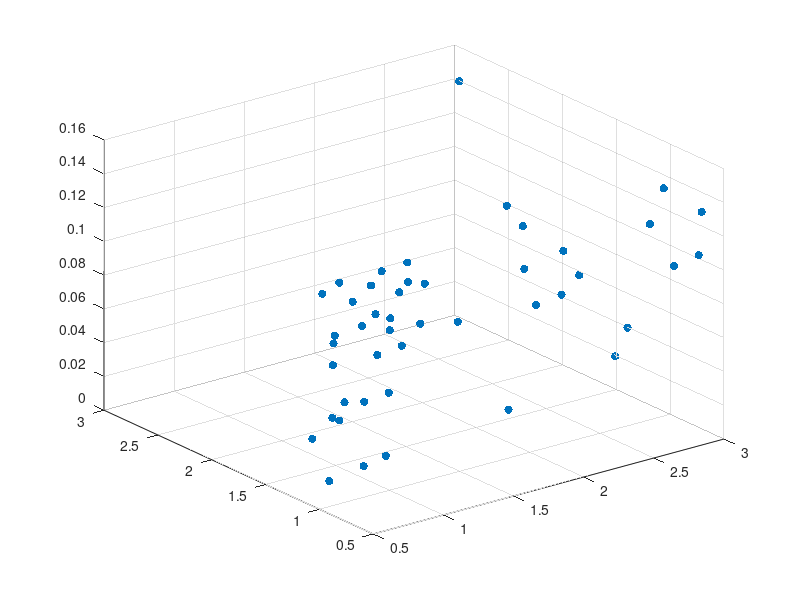

Reproduce this figure in MATLAB. (Note: this script raises an error after producing the figure.)

load vaf_data_summary.mat
%%
scatter3(repelem([0.5,0.8,1,2,3],9),cmro2mat(:),repmat(ca1,5,1),'filled')

%% improve plot 1
figure(101);
for time_points = 1:5
    [R,p] = corr(cmro2mat(:,time_points),ca1);
    ca1_r(time_points) = R;
    x_line = min(cmro2mat(:,time_points)):0.01:max(cmro2mat(:,time_points));
    mdl_temp = fitlm(cmro2mat(:,time_points),ca1);
    intersection = mdl_temp.Coefficients{1,1};
    slope = mdl_temp.Coefficients{2,1};
    y_pred = x_line*slope+intersection;

    ax(time_points) = subplot(5,1,time_points);
    scatter(cmro2mat(:,time_points),ca1,'r','filled')
    hold on
    plot(x_line,y_pred,'r')
    hold off
    legend(['R=',num2str(R), (p<0.05)*'*'])
    set(gca,'fontsize',14)
end
linkaxes(ax,'x')
xlabel('time post ROSC(min)')
ylabel('Damaged Cells 2-hr postROSC(%)')
sgtitle('CA1')
set(gcf,'color','w')

figure(102);
for time_points = 1:5
    [R,p] = corr(cmro2mat(:,time_points),ca3);
    ca3_r(time_points) = R;
    x_line = min(cmro2mat(:,time_points)):0.01:max(cmro2mat(:,time_points));
    mdl_temp = fitlm(cmro2mat(:,time_points),ca3);
    intersection = mdl_temp.Coefficients{1,1};
    slope = mdl_temp.Coefficients{2,1};
    y_pred = x_line*slope+intersection;

    ax(time_points) = subplot(5,1,time_points);
    scatter(cmro2mat(:,time_points),ca3,'b','filled')
    hold on
    plot(x_line,y_pred,'b')
    hold off
    legend(['R=',num2str(R), (p<0.05)*'*'])
    set(gca,'fontsize',14)
end
linkaxes(ax,'x')
xlabel('time post ROSC(min)')
ylabel('Damaged Cells 2-hr postROSC(%)')
sgtitle('CA3')
set(gcf,'color','w')
%% improve plot 2
figure(103);
for time_points= 1:5
mdl_temp_ca1 = fitlm(cmro2mat(:,time_points),ca1);
intersectionca1 = mdl_temp_ca1.Coefficients{1,1};
slopeca1 = mdl_temp_ca1.Coefficients{2,1};
mdl_temp_ca3 = fitlm(cmro2mat(:,time_points),ca3);
intersectionca3 = mdl_temp_ca3.Coefficients{1,1};

ca1significant = mdl_temp_ca1.Coefficients{2,4}<0.05;
ca3significant = mdl_temp_ca3.Coefficients{2,4}<0.05;

slopeca3 = mdl_temp_ca3.Coefficients{2,1};
x_line = min(cmro2mat(:,time_points)):0.01:max(cmro2mat(:,time_points));
y_predca1 = x_line*slopeca1+intersectionca1;
y_predca3 = x_line*slopeca3+intersectionca3;
ax(time_points) = subplot(5,1,time_points);
scatter(cmro2mat(:,time_points),ca1,'r','filled','DisplayName','CA1')
hold on
scatter(cmro2mat(:,time_points),ca3,'b','filled','DisplayName','CA3')
plot(x_line,y_predca1,'r','DisplayName',['slope=',num2str(intersectionca1) ...
    , ca1significant*'*'])
plot(x_line,y_predca3,'b','DisplayName',['slope=',num2str(intersectionca3) ...
    , ca3significant*'*'])
legend
set(gca,'fontsize',14)
hold off
end
linkaxes(ax,'x')
xlabel('time post ROSC(min)')
ylabel('Damaged Cells 2-hr postROSC(%)')
set(gcf,'color','w')

%% Model set up

% Assuming you have X, Y, and Z data points for your scatter plot
T = repelem([0.5,0.8,1,2,3],9)';
Y = cmro2mat(:);
Z1 = repmat(ca1,5,1);
Z2 = repmat(ca3,5,1);
SFICMRO2_array = sficmro2mat(:);
% Construct the design matrix for GLM (same as original)
%X_matrix = [ones(size(T)) T Y SFICMRO2_array];
X_matrix = [ones(size(T)) T Y T.*Y SFICMRO2_array ];

%% dAIC score
distribution = 'normal'; % Options: 'normal', 'binomial', 'poisson', etc.
linkFunction = 'log'; % Options depend on the distribution
variableNames = {'intersections','Time','CMRO2','Time*CMRO2','CBF/CMRO2'};
Delta_AIC(X_matrix(:,2:end),Z1, distribution, linkFunction,variableNames(2:end))
Delta_AIC(X_matrix(:,2:end),Z2, distribution, linkFunction,variableNames(2:end))

%% 3D raw overlay

SFICMRO2_mat = vaf_summary_table{:,["SFICMRO205MinPostROSC",...
    "SFICMRO208MinPostROSC","SFICMRO21MinPostROSC","SFICMRO22MinPostROSC",...
    "SFICMRO23MinPostROSC"]};%adding CBF/CMRO2 in model
SFICMRO2_array = SFICMRO2_mat(:);

figure(104)
hold on
scatter3(T,Y,Z1,'blue','filled')
scatter3(T,Y,Z2,'red','filled')
hold off
grid on
legend('CA1','CA3')
xlabel('Time(min)');
ylabel('CMRO2(unit)');
zlabel('Damaged Cells 2-hr postROSC (%)');
title('Raw 3D Plot');
set(gca,'fontsize',14)
set(gcf,'color','w')


%% single model fit
% Perform GLM regression with log link function
% We use 'glmfit' function with 'link', 'log' for the log link function
[b1,dev1,stats1] = glmfit(X_matrix(:, 2:end), Z1, 'normal', 'link', 'log');
[b2,dev2,stats2] = glmfit(X_matrix(:, 2:end), Z2, 'normal', 'link', 'log');

% Define the fitted surface using the GLM coefficients
fitted_surface_ca1 = @(X, Y) b1(1) + b1(2)*X + b1(3)*Y + b1(4)*X.*Y;
fitted_surface_ca3 = @(X, Y) b2(1) + b2(2)*X + b2(3)*Y + b2(4)*X.*Y;

% Create formulas for the surfaces
formula_str1 = sprintf('$$z = %.3f + %.3f x + %.3f y + %.3f x*y$$', ...
                      b1(1), b1(2), b1(3), b1(4));
formula_str2 = sprintf('$$z = %.3f + %.3f x + %.3f y + %.3f x*y$$', ...
                      b2(1), b2(2), b2(3), b2(4));

% Generate meshgrid for plotting the fitted surface
[xGrid, yGrid] = meshgrid(linspace(min(T)-0.1, max(T)+0.1,1000),...
    linspace(min(Y)-0.1, max(Y)+0.1),1000);

% Compute the fitted Z values on the grid (using exp because of log link)
zFitted_ca1 = exp(fitted_surface_ca1(xGrid, yGrid));
zFitted_ca3 = exp(fitted_surface_ca3(xGrid, yGrid));
%%

% Create a 2D contour plot
figure(105);
% Filled contour plot for the fitted surface
contourf(xGrid, zFitted_ca1*100, yGrid,50,'LineColor', 'k'); % Black contour lines

% Add colorbar to represent the Z-values
cb = colorbar;
ylabel(cb, 'Damaged Cells 2-hr postROSC(%)', 'FontSize', 14); % Label for the colorbar

% Plot the original data points in 2D (scatter plot without z-axis)
hold on;
%scatter(T, Y, 50, 'b', 'filled'); % 2D scatter plot for original data

% Modify the legend to include new formula
legend('Data', formula_str1, 'Interpreter', 'latex', ...
    'Location', 'northoutside', 'Orientation', 'horizontal');

% Update the labels with better descriptions
xlabel('Time for CMRO2 Measurement (Post-ROSC minutes)');
ylabel('CMRO2 (μmol O2/100 g/min)');
title('Fitted Polynomial Surface on CA1 (2D Contour Plot)');
set(gca, 'fontsize', 14);
set(gcf, 'color', 'w');

% Hold off to complete the plot
hold off;
colormap(flipud(hot)); % You can adjust the colormap if needed


% Create a 2D contour plot
figure(106);
% Filled contour plot for the fitted surface
contourf(xGrid, zFitted_ca3*100,yGrid, 50,'LineColor', 'k'); % Black contour lines

% Add colorbar to represent the Z-values
cb = colorbar;
ylabel(cb, 'CMRO2 value', 'FontSize', 14); % Label for the colorbar

% Plot the original data points in 2D (scatter plot without z-axis)
hold on;
%scatter(T, Y, 50, 'b', 'filled'); % 2D scatter plot for original data

% Modify the legend to include new formula
legend('Data', formula_str2, 'Interpreter', 'latex', ...
    'Location', 'northoutside', 'Orientation', 'horizontal');

% Update the labels with better descriptions
xlabel('Time for CMRO2 Measurement (Post-ROSC minutes)');
ylabel('DAMAGED CELL COUNT (%)');
title('Fitted Polynomial Surface on CA3 (2D Contour Plot)');
set(gca, 'fontsize', 14);
set(gcf, 'color', 'w');

% Hold off to complete the plot
hold off;
colormap(flipud(hot)); % You can adjust the colormap if needed
%%
% Plot the original data points and the fitted surface
figure(105);
scatter3(T, Y, Z1*100, 'b', 'filled'); % Original scatter plot
hold on;
sc = surfc(xGrid, yGrid, zFitted_ca1*100,'EdgeColor','none');
sc(2).ZLocation = 'zmax';
sc(2).LineColor = 'k'
legend('Data', formula_str1, 'Interpreter', 'latex', ...
    'Location', 'northoutside', 'Orientation', 'horizontal');
xlabel('x = Time Collect CMRO2(min)');
ylabel('y = CMRO2(unit)');
zlabel('Damaged Cells 2-hr postROSC (%)');
title('Fitted Polynomial Surface on CA1');
set(gca, 'fontsize', 14);
set(gcf, 'color', 'w');
hold off;
colormap jet;

figure(106);
scatter3(T, Y, Z2*100, 'r', 'filled'); % Original scatter plot
hold on;
mesh(xGrid, yGrid, zFitted_ca3*100); % Fitted surface
legend('Data', formula_str2, 'Interpreter', 'latex', ...
    'Location', 'northoutside', 'Orientation', 'horizontal');
xlabel('x = Time Collect CMRO2(min)');
ylabel('y = CMRO2(unit)');
zlabel('Damaged Cells 2-hr postROSC (%)');
title('Fitted Polynomial Surface on CA3');
set(gca, 'fontsize', 14);
set(gcf, 'color', 'w');
hold off;
%% clustering
% combine CA1 and CA3 data

combined_cfos = [Z1;Z2];
combined_cmro2 = [Y;Y];
combined_time = [T;T];
combined_Mat = [combined_time,combined_cmro2,combined_cfos];

[idx_kmean_3d,C] = kmeans(combined_Mat,7);
idx_raw = [ones(45,1);ones(45,1)*2];
figure(107)
subplot(211)
gscatter(combined_cmro2,combined_cfos,idx_raw,'bgm')
legend('CA1','CA3')
subplot(212)
gscatter(combined_cmro2,combined_cfos,idx_kmean_3d)


%% GLM
% Using the Statistics and Machine Learning Toolbox
% Include an intercept in your model if necessary
mdl = fitglm(X_matrix, Z1, 'Distribution', 'gamma', 'Link', 'log');

% View model summary
disp(mdl);

[xGrid, yGrid] = meshgrid(linspace(min(T), max(T)), linspace(min(Y), max(Y)));
X_matrix = [ones(size(T)) T Y T.^2 Y.^2 T.*Y];


% Make predictions
Z1_pred = predict(mdl, expanded_X_matrix);

figure(109);
scatter3(T, Y, Z1*100, 'b','filled'); % Original scatter plot
hold on
scatter3(T, Y, Z1_pred*100, 'r','filled'); % Original scatter plot


